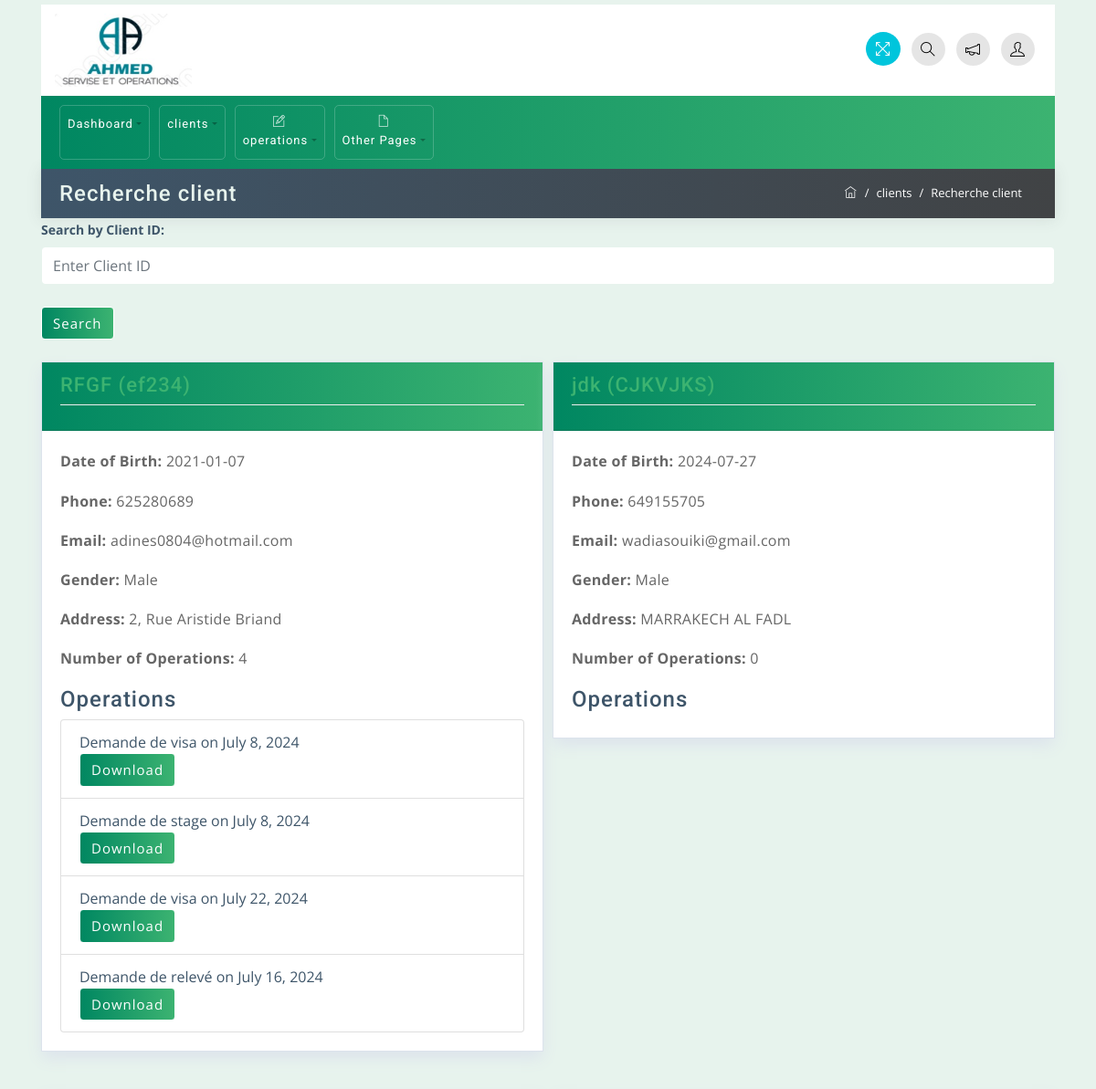
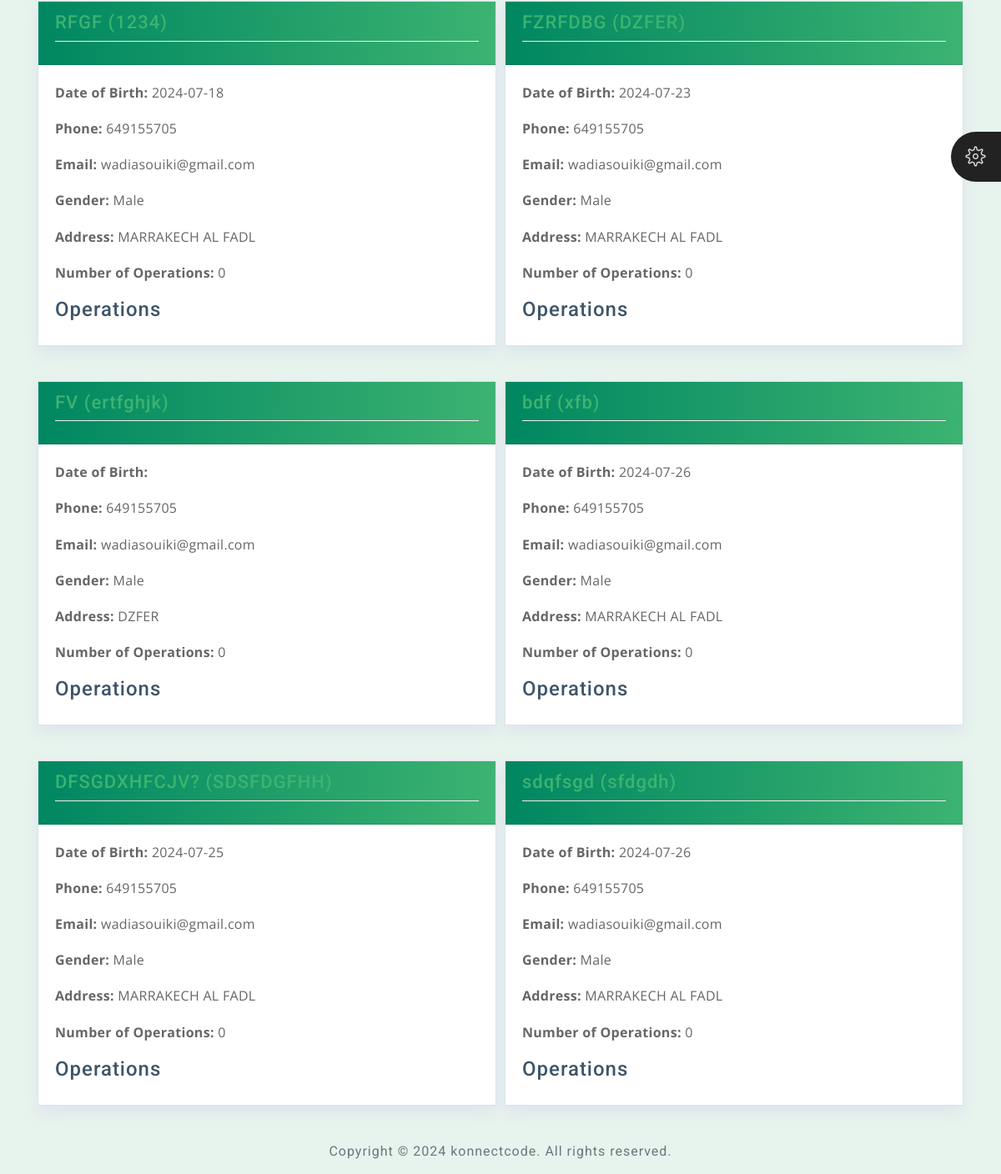
/client/show, run on an earlier commit of the app's database (2 pictures, top to bottom).
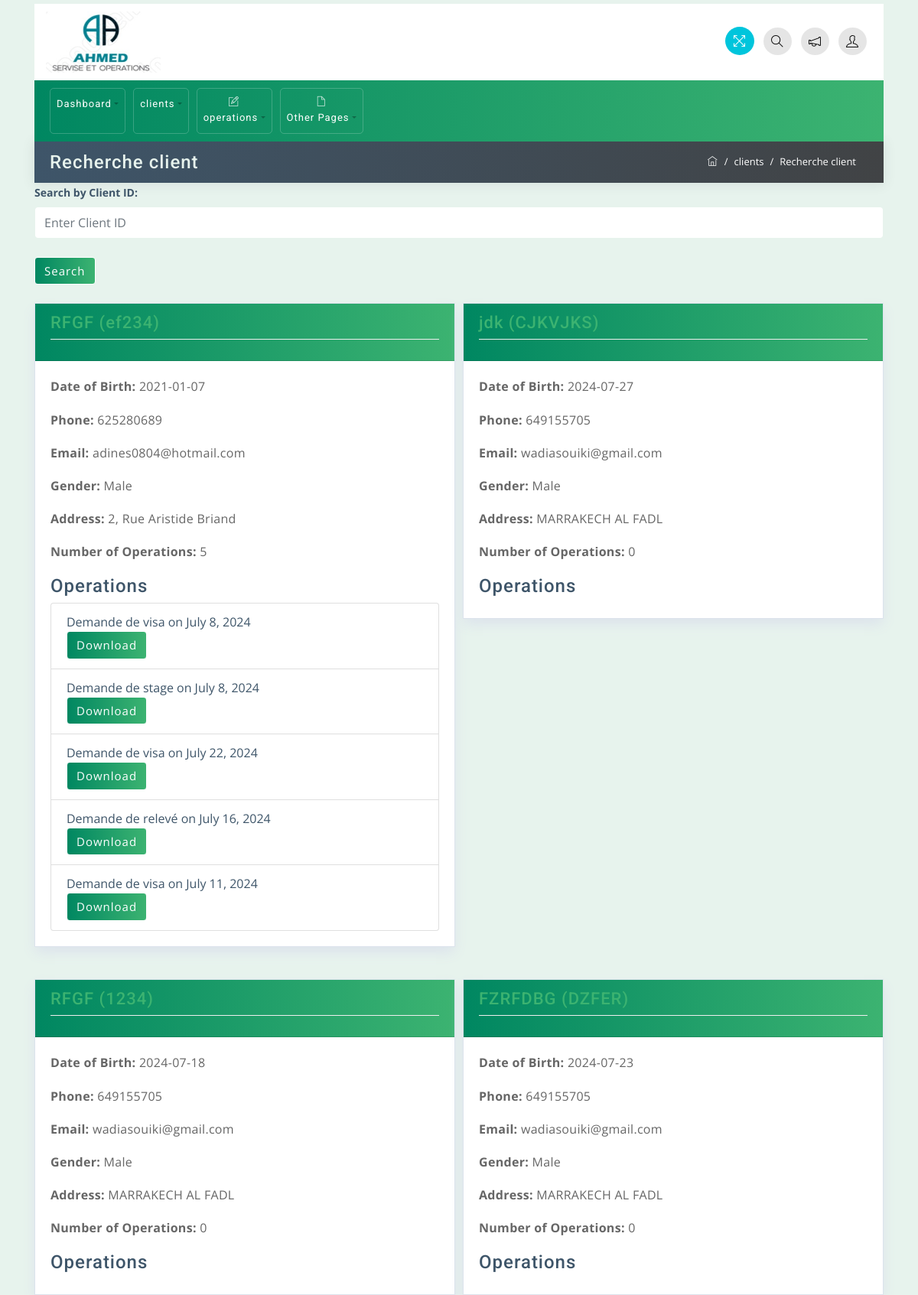
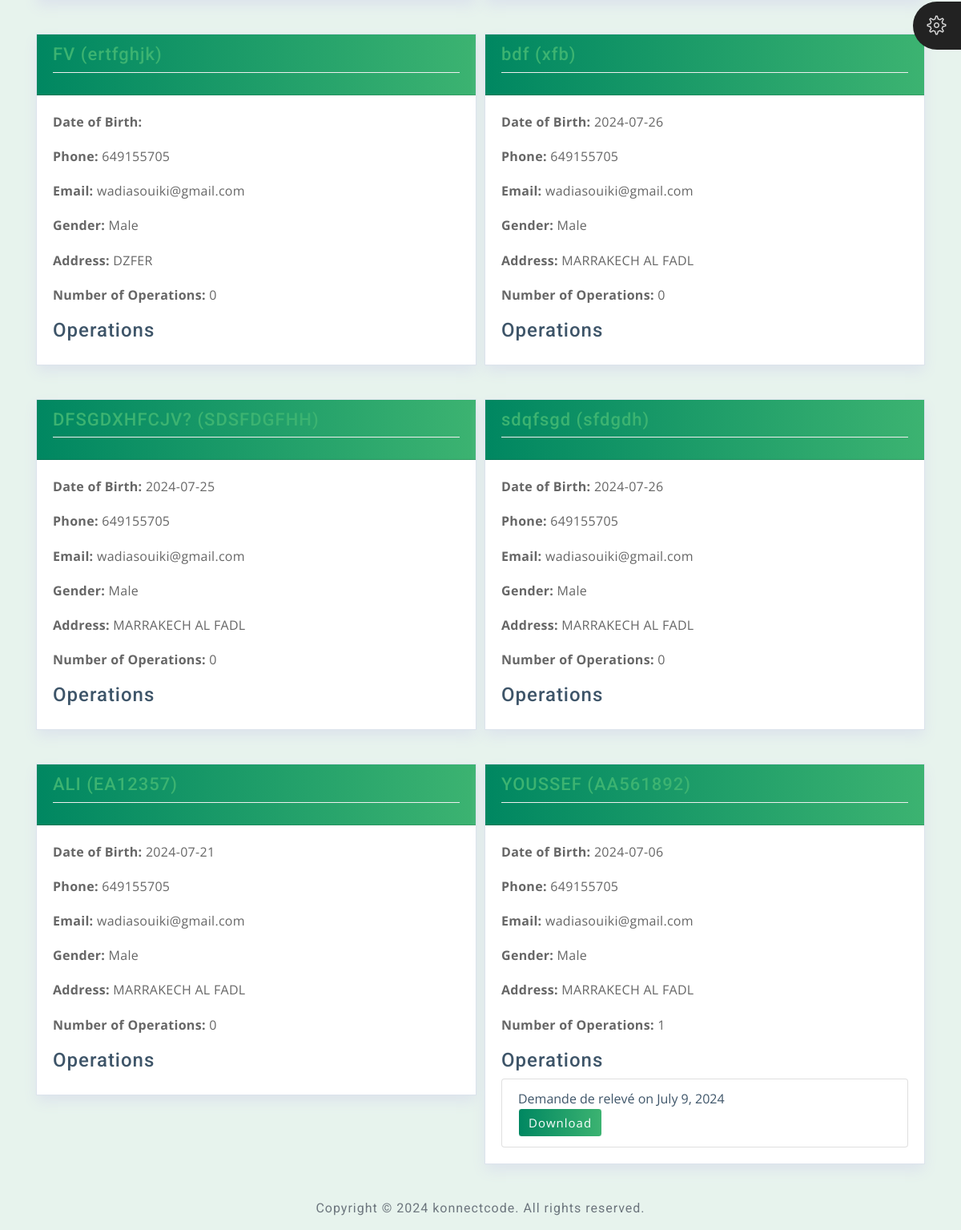
And on a later commit of the database (2 pictures, top to bottom).
### employe/models.py (models this page shows, shortened)
class Client(models.Model):
    client_id=models.CharField(max_length=100,editable=False, unique=True)
    client_Name=models.CharField(max_length=100)
    Date_Of_Birth=models.CharField(max_length=100)
    created_date = models.DateField(default=timezone.now)
    Phone=models.IntegerField()
    Email=models.CharField(max_length=100)
    Gender=models.CharField(max_length=100)
    Address=models.TextField()

class Operation(models.Model):
    client_id = models.CharField(max_length=100)
    operation = models.CharField(max_length=100)
    operation_date = models.DateField(default=timezone.now)
    observation = models.TextField()
    piece_jointe = models.FileField(upload_to='piece_jointe/')
    confirmed = models.BooleanField(default=False)

### employe/views.py (the view)
# urls.py: path('client/show', Clients_show.as_view(), name='client_show'),
class Clients_show(View):
    def get(self, request):
        clients = Client.objects.all()
        for client in clients:
            operations_count = Operation.objects.filter(client_id=client.client_id).count()
            client.operations_count = operations_count
            client.operations = Operation.objects.filter(client_id=client.client_id)
        context = {
            'clients': clients
        }
        return render(request, 'client/show_client.html', context)

### employe/templates/client/show_client.html (shortened to what this page needs)
{% extends 'base.html' %}
{% block content %}
<div class="container mt-0">
    <div class="row breadcrumb-bar">
        <div class="col-md-6">
            <h3 class="block-title">Recherche client</h3>
        </div>
        <div class="col-md-6">
            <ol class="breadcrumb">
                <li class="breadcrumb-item">
                    <a href="{% url 'employe:base' %}">
                        <span class="ti-home"></span>
                    </a>
                </li>
                <li class="breadcrumb-item">clients</li>
                <li class="breadcrumb-item active">Recherche client</li>
            </ol>
        </div>
    </div>
</div>
<div class="container">
    <form method="get" action="{% url 'employe:search_clients' %}">
        <div class="form-group">
            <label for="query">Search by Client ID:</label>
            <input type="text" name="query" id="query" class="form-control" placeholder="Enter Client ID" value="{{ request.GET.query }}">
        </div>
        <button type="submit" class="btn btn-primary">Search</button>
    </form>
</div>
<div class="container">
    <div class="row">
        {% if clients %}
            {% for client in clients %}
            <div class="col-md-6 mb-4">
                <div class="card proclinic-box-shadow">
                    <div class="card-header proclinic-bg">
                        <h2 class="widget-title proclinic-text-color">{{ client.client_Name }} ({{ client.client_id }})</h2>
                    </div>
                    <div class="card-body">
                        <p><strong>Date of Birth:</strong> {{ client.Date_Of_Birth }}</p>
                        <p><strong>Phone:</strong> {{ client.Phone }}</p>
                        <p><strong>Email:</strong> {{ client.Email }}</p>
                        <p><strong>Gender:</strong> {{ client.Gender }}</p>
                        <p><strong>Address:</strong> {{ client.Address }}</p>
                        <p><strong>Number of Operations:</strong> {{ client.operations_count }}</p>
                        <h4>Operations</h4>
                        <ul class="list-group">
                            {% for operation in client.operations %}
                            <li class="list-group-item">
                                {{ operation.operation }} on {{ operation.operation_date }}
                                {% if operation.piece_jointe %}
                                <div class="dropdown">
                                    <button class="btn btn-primary" type="button" id="dropdownMenuButton" data-toggle="dropdown" aria-haspopup="true" aria-expanded="false">
                                        Download
                                    </button>
                                </div>
                                {% endif %}
                            </li>
                            {% endfor %}
                        </ul>
                    </div>
                </div>
            </div>
            {% endfor %}
        {% else %}
            <p>No clients found with the given ID.</p>
        {% endif %}
    </div>
</div>
{% endblock %}

### employe/templates/base.html (shortened to what this page needs)
{% load static %}
<!DOCTYPE html>
<html lang="en">
    <head>
        {% load static %}
        <link rel="stylesheet" href="{% static 'css/bootstrap.min.css' %}">
        <link rel="stylesheet" href="{% static 'css/themify-icons.css' %}">
        <link rel="stylesheet" href="{% static 'css/animate.css' %}">
        <link rel="stylesheet" href="{% static 'css/styles.css' %}">
        <link rel="stylesheet" href="{% static 'css/green.css' %}" id="style_theme">
        <link rel="stylesheet" href="{% static 'css/responsive.css' %}">
        <link rel="stylesheet" href="{% static 'charts/css/morris.css'%}">
        <link rel="stylesheet" href="{% static 'css/jquery-jvectormap.css'%}">
    </head>
<body>
	<div class="theme-settings" id="switcher">
		<span class="theme-click">
			<span class="ti-settings"></span>
		</span>
	</div>
    <div class="wrapper">
		<div id="content">
			<div class="container top-brand">
				<nav class="navbar navbar-default">
					<div class="navbar-header">
						<div class="sidebar-header"> <a href="{% url 'employe:add_client' %}"><img src="{% static 'images/logo-dark.jpg'%} " class="logo" alt="logo"width="150" height="80"></a>
						</div>
					</div>
					<ul class="nav justify-content-end">
						<li class="nav-item">
							<a class="nav-link">
								<span title="Fullscreen" class="ti-fullscreen fullscreen"></span>
							</a>
						</li>
						<li class="nav-item">
							<a class="nav-link" data-toggle="modal" data-target=".proclinic-modal-lg">
								<span class="ti-search"></span>
							</a>
						</li>
						<li class="nav-item">
							<a class="nav-link dropdown-toggle" data-toggle="dropdown" href="#" role="button" aria-haspopup="true"
							 aria-expanded="false">
								<span class="ti-announcement"></span>
							</a>
						</li>
						<li class="nav-item">
							<a class="nav-link dropdown-toggle" data-toggle="dropdown" href="#" role="button" aria-haspopup="true"
							 aria-expanded="false">
								<span class="ti-user"></span>
							</a>
						</li>
					</ul>
				</nav>
			</div>
			<div class="container menu-nav">
				<nav class="navbar navbar-expand-lg proclinic-bg text-white">
					<div class="collapse navbar-collapse" id="navbarSupportedContent">
						<ul class="navbar-nav mr-auto">
							<li class="nav-item dropdown">
								<a class="nav-link dropdown-toggle" data-toggle="dropdown" href="#" role="button" aria-haspopup="true"
								 aria-expanded="false"> Dashboard</a>
							</li>
							<li class="nav-item dropdown">
								<a class="nav-link dropdown-toggle" data-toggle="dropdown" href="#" role="button" aria-haspopup="true"
								 aria-expanded="false"> clients</a>
							</li>
							<li class="nav-item dropdown">
								<a class="nav-link dropdown-toggle" data-toggle="dropdown" href="#" role="button" aria-haspopup="true"
								 aria-expanded="false"><span class="ti-pencil-alt"></span> operations</a>
							</li>
							<li class="nav-item dropdown">
								<a class="nav-link dropdown-toggle" data-toggle="dropdown" href="#" role="button" aria-haspopup="true"
								 aria-expanded="false"><span class="ti-file"></span> Other Pages</a>
							</li>
						</ul>
					</div>
				</nav>
			</div>
			{% block content %}{% endblock %}
			<div class="container">
				<div class="d-sm-flex justify-content-center">
				  <span class="text-muted text-center d-block d-sm-inline-block">Copyright © 2024 <a href="http://www.konnectplugins.com/" target="_blank">konnectcode</a>. All rights reserved.</span>
				</div>
			</div>
		</div>
	</div>
</body>
</html>

### employe/static/css/styles.css (style rules this page uses)
body { font-family: 'Open Sans', sans-serif; background-color: #E7F3ED; color: #3e5569; }
h1, h2, h3, h4, h5, h6, span, .menu-nav { font-family: 'Roboto', sans-serif; letter-spacing: 1px; }
p { font-size: 1em; line-height: 1.7em; color: #666; letter-spacing: .3px; }
a, a:hover, a:focus { color: inherit; text-decoration: none; transition: all 0.3s; }
.navbar { padding: 10px 15px; background: #fff; border: none; border-radius: 0; }
.breadcrumb { border-radius: 0; margin-bottom: 0; float: right; border-radius: 20px; background-color: transparent; }
.breadcrumb-bar { background: #3e5569; background: -webkit-linear-gradient(to left, #414345, #3e5569); background: linear-gradient(to left, #414345, #3e5569); margin-left: 0px !important; margin-right: 0px !important; padding: 5px 20px; -webkit-box-shadow: 0px 1px 15px 1px rgba(69,65,78,0.1); box-shadow: 0px 1px 15px 1px rgba(69,65,78,0.1); color: #fff; border: 0px solid; }
.breadcrumb-item { color: #ffffff; font-size: 13px; }
.breadcrumb-item.active { color: #ffffff; font-size: 13px; }
.breadcrumb-item+.breadcrumb-item::before { color: #ffffff; }
.breadcrumb-bar div[class*="col-"] { padding-right: 0px; padding-left: 0px; }
#content { padding-top: 5px; padding-bottom: 15px; transition: all 0.3s; width: 100%; }
.text-muted { color: #6c757d!important; padding-top: 20px; }
.proclinic-box-shadow { border-radius: 0; border: 0; -webkit-box-shadow: 0 0 0 1px #dce3ec, 0 8px 16px 0 #dce3ec; box-shadow: 0 0 0 1px #dce3ec, 0 8px 16px 0 #dce3ec; background: #fff; margin-top: 20px; }
div[class*="col-"] { padding-right: 6px; padding-left: 6px; }
#switcher { position: fixed; bottom: 45%; right: -130px; width: 130px; background-color: #404040; color: #ffffff; z-index: 9999; font-size: 15px; padding-bottom: 20px; -webkit-transition: all 0.6s ease; transition: all 0.6s ease; height: 80px; }
#switcher .theme-click { display: block; position: absolute; padding: 8px; width: 60px; height: 60px; line-height: 48px; color: #ffffff; font-size: 24px; background-color: #222; text-align: center; left: -60px; top: 0; cursor: pointer; z-index: 2; border-radius: 30px 0 0 30px; }
#switcher .theme-click .ti-settings { color: #ddd; }
.menu-nav .navbar-nav .nav-item { font-size: 13px; padding: 2px 0px; border: 1px solid rgba(255,255,255,.2); margin: 0 5px; border-radius: 5px; }
.menu-nav .dropdown-toggle::after { color: rgba(0,0,0,.3); }
.menu-nav [class^="ti-"], .menu-nav [class*=" ti-"] { color: rgba(255,255,255,.8); }
.navbar-default .dropdown-toggle::after { display: none; }
.navbar-default .ti-announcement, .navbar-default .ti-user, .navbar-default .ti-search { padding: 10px; border-radius: 50%; color: #000; }
.navbar-default .ti-user, .navbar-default .ti-announcement, .navbar-default .ti-search { background: rgba(0,0,0,.1); }
.top-brand .nav-link { padding: 6px; cursor: pointer; }
.navbar .nav .nav-item:last-child .nav-link { padding-right: 7px; }
.fullscreen { padding: 10px; font-size: 17px; cursor: pointer; background: #00c5dc; color: #fff; border-radius: 50%; margin-left: 10px; }
h3.block-title { background: transparent; margin: 4px auto; color: #E7F3ED; }
.widget-title { font-size: 22px; padding-bottom: .5rem; margin-bottom: 15px; border-bottom: 1px solid #eeeeee; }
.card, .card-img-top { border-radius: 0px; }
.card-header:first-child { border-radius: 0px; }
.card-body .btn { margin-bottom: 0px; }
.btn { margin-bottom: 5px; font-size: 15px; letter-spacing: 1px; }
.form-control { border-color: #E7F3ED; }
input.form-control { padding: .5rem .75rem; }
.form-group { margin-bottom: 1.5rem; }
form .form-group label { font-weight: bold; font-size: 14px; }
.block-title { -ms-flex: 1 1 auto; flex: 1 1 auto; min-height: 1.75rem; font-size: 1.5rem; line-height: 1.5; }

### employe/static/css/green.css (style rules this page uses)
.proclinic-bg { background: #3CB371; background: -webkit-linear-gradient(to right, #008761, #3CB371); background: linear-gradient(to right, #008761, #3CB371); }
.proclinic-text-color { color: #3CB371; }
.btn-primary { background: #3CB371; background: -webkit-linear-gradient(to right, #008761, #3CB371); background: linear-gradient(to right, #008761, #3CB371); border-color: #ffffff; }
.widget-title { color: #3CB371; }

### employe/static/css/responsive.css (style rules this page uses)
@media (min-width: 992px) { .row { margin-right: -5px; margin-left: -5px; } }
@media (min-width: 992px) and (max-width: 1200px) { .menu-nav [class^="ti-"], .menu-nav [class*=" ti-"] { display: block; margin-bottom: 5px; text-align: center; } }

What changed in the data, as far as the page shows it:
computed for Client "ef234": operations_count "4" → "5"
added Operation: operation "Demande de visa", operation_date "July 11, 2024", shown under Client "ef234"
added Client: client_Name "ALI", client_id "EA12357", Date_Of_Birth "2024-07-21", Phone "649155705", Email "wadiasouiki@gmail.com", Gender "Male", Address "MARRAKECH AL FADL", operations_count "0"
added Client: client_Name "YOUSSEF", client_id "AA561892", Date_Of_Birth "2024-07-06", Phone "649155705", Email "wadiasouiki@gmail.com", Gender "Male", Address "MARRAKECH AL FADL", operations_count "1"
added Operation: operation "Demande de relevé", operation_date "July 9, 2024", shown under "YOUSSEF"
